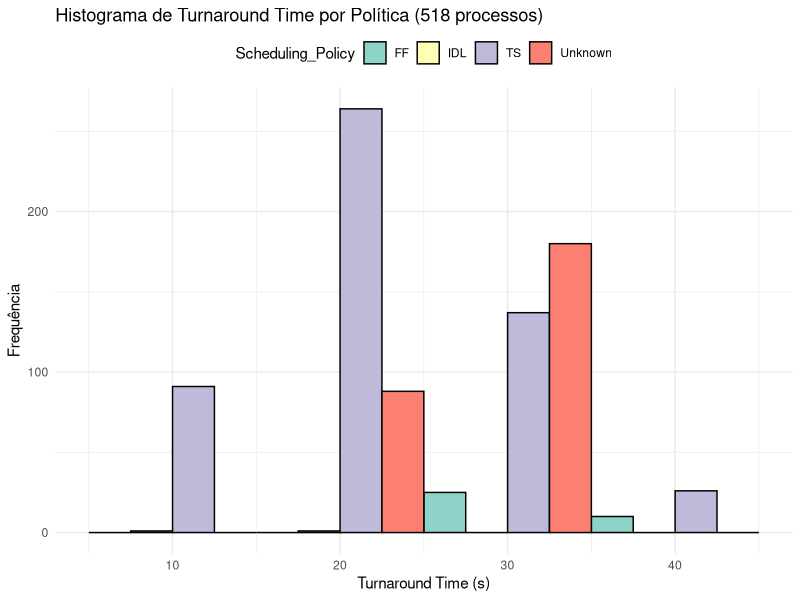
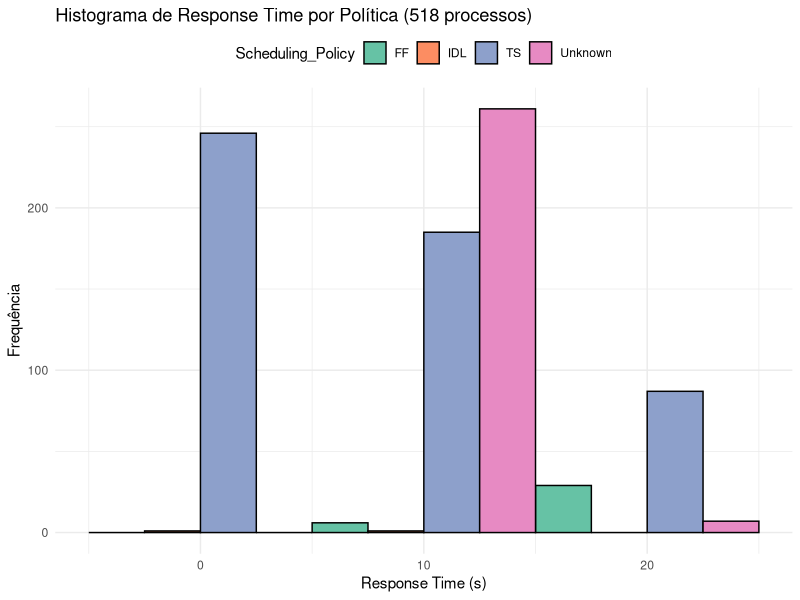
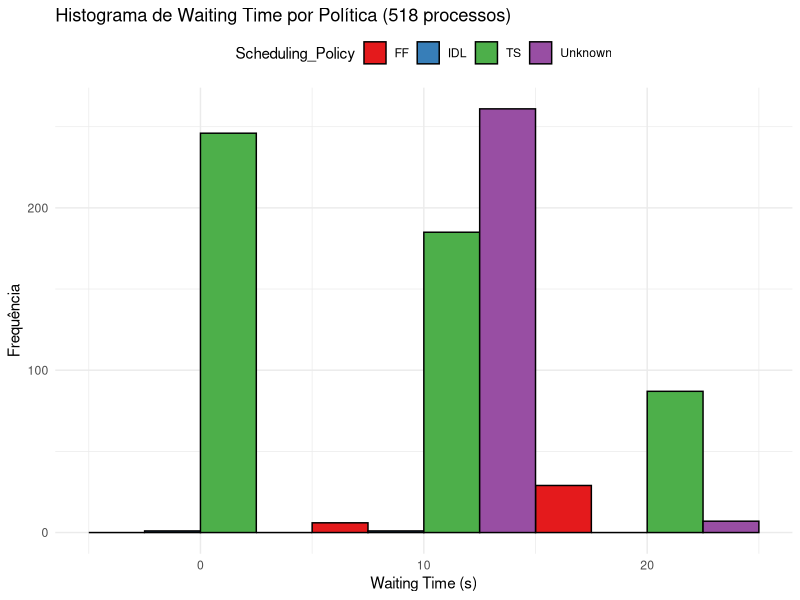
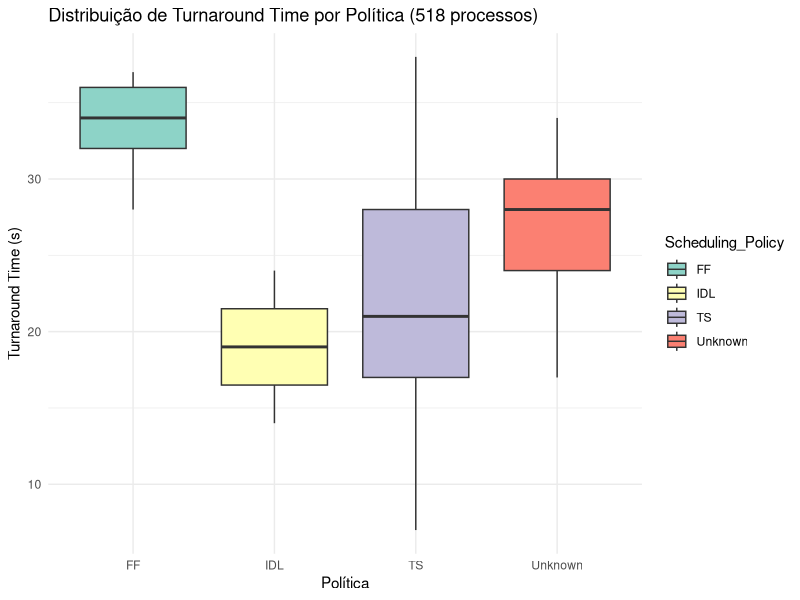
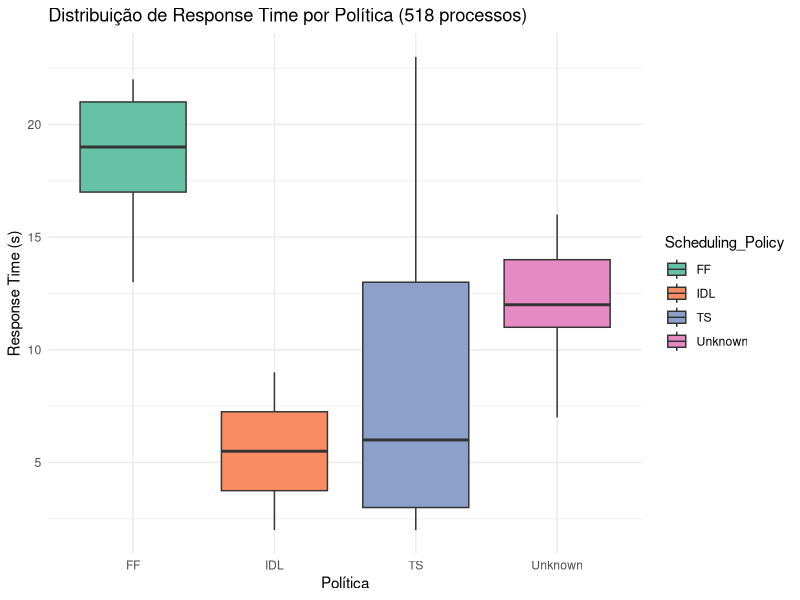
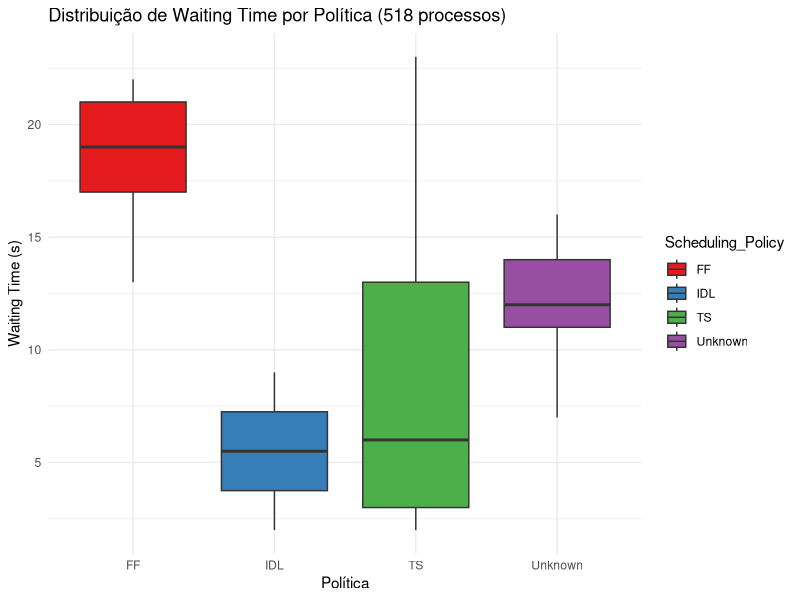
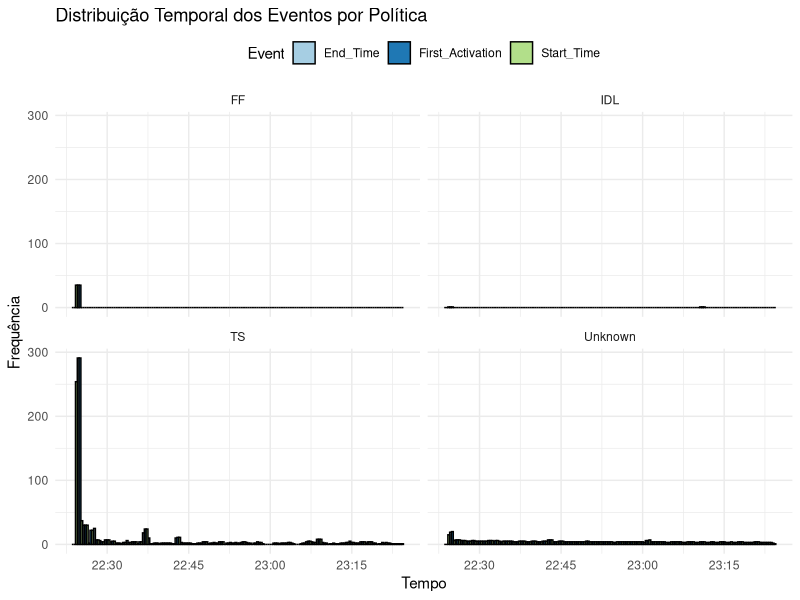

Write R code to recreate these figures, in order.
# Carregar bibliotecas
library(ggplot2)
library(dplyr)
library(lubridate)
library(tidyr) # Para a função gather()

# Ler o arquivo CSV
process_data <- read.csv("./process_log.csv")

# Converter colunas de tempo para formato datetime
process_data$Start_Time <- as.POSIXct(process_data$Start_Time, format="%Y-%m-%d %H:%M:%S")
process_data$First_Activation <- as.POSIXct(process_data$First_Activation, format="%Y-%m-%d %H:%M:%S")
process_data$End_Time <- as.POSIXct(process_data$End_Time, format="%Y-%m-%d %H:%M:%S")

# Calcular as métricas
process_data <- process_data %>%
  mutate(Turnaround_Time = difftime(End_Time, Start_Time, units = "secs"),
         Response_Time = difftime(First_Activation, Start_Time, units = "secs"),
         Waiting_Time = Turnaround_Time - difftime(End_Time, First_Activation, units = "secs"))

# Remover linhas com valores NA
process_data <- na.omit(process_data)

# Adicionar contagem de processos por política de escalonamento
process_data <- process_data %>%
  group_by(Scheduling_Policy) %>%
  mutate(Process_Count = n())

# 1. Histogramas para cada métrica agrupados por política

# Turnaround Time por política com cores
ggplot(process_data, aes(x=Turnaround_Time, fill=Scheduling_Policy)) +
  geom_histogram(binwidth=10, position="dodge", color="black") +
  scale_fill_brewer(palette="Set3") +
  labs(title=paste0("Histograma de Turnaround Time por Política (", unique(process_data$Process_Count), " processos)"),
       x="Turnaround Time (s)", y="Frequência") +
  theme_minimal() +
  theme(legend.position = "top")

# Response Time por política com cores
ggplot(process_data, aes(x=Response_Time, fill=Scheduling_Policy)) +
  geom_histogram(binwidth=10, position="dodge", color="black") +
  scale_fill_brewer(palette="Set2") +
  labs(title=paste0("Histograma de Response Time por Política (", unique(process_data$Process_Count), " processos)"),
       x="Response Time (s)", y="Frequência") +
  theme_minimal() +
  theme(legend.position = "top")

# Waiting Time por política com cores
ggplot(process_data, aes(x=Waiting_Time, fill=Scheduling_Policy)) +
  geom_histogram(binwidth=10, position="dodge", color="black") +
  scale_fill_brewer(palette="Set1") +
  labs(title=paste0("Histograma de Waiting Time por Política (", unique(process_data$Process_Count), " processos)"),
       x="Waiting Time (s)", y="Frequência") +
  theme_minimal() +
  theme(legend.position = "top")

# 2. Distribuição do tempo de cada métrica e política

# Turnaround Time por política - boxplot com cores
ggplot(process_data, aes(x=Scheduling_Policy, y=Turnaround_Time, fill=Scheduling_Policy)) +
  geom_boxplot() +
  scale_fill_brewer(palette="Set3") +
  labs(title=paste0("Distribuição de Turnaround Time por Política (", unique(process_data$Process_Count), " processos)"),
       x="Política", y="Turnaround Time (s)") +
  theme_minimal()

# Response Time por política - boxplot com cores
ggplot(process_data, aes(x=Scheduling_Policy, y=Response_Time, fill=Scheduling_Policy)) +
  geom_boxplot() +
  scale_fill_brewer(palette="Set2") +
  labs(title=paste0("Distribuição de Response Time por Política (", unique(process_data$Process_Count), " processos)"),
       x="Política", y="Response Time (s)") +
  theme_minimal()

# Waiting Time por política - boxplot com cores
ggplot(process_data, aes(x=Scheduling_Policy, y=Waiting_Time, fill=Scheduling_Policy)) +
  geom_boxplot() +
  scale_fill_brewer(palette="Set1") +
  labs(title=paste0("Distribuição de Waiting Time por Política (", unique(process_data$Process_Count), " processos)"),
       x="Política", y="Waiting Time (s)") +
  theme_minimal()

# 3. Distribuição temporal dos eventos de execução

# Criação da coluna de eventos (Start, First Activation, End)
events_data <- process_data %>%
  gather(key = "Event", value = "Timestamp", Start_Time, First_Activation, End_Time)

# Distribuição temporal dos eventos para cada política com cores
ggplot(events_data, aes(x=Timestamp, fill=Event)) +
  geom_histogram(binwidth=60, position="dodge", color="black") +
  scale_fill_brewer(palette="Paired") +
  facet_wrap(~ Scheduling_Policy) +
  labs(title="Distribuição Temporal dos Eventos por Política",
       x="Tempo", y="Frequência") +
  theme_minimal() +
  theme(legend.position = "top")

